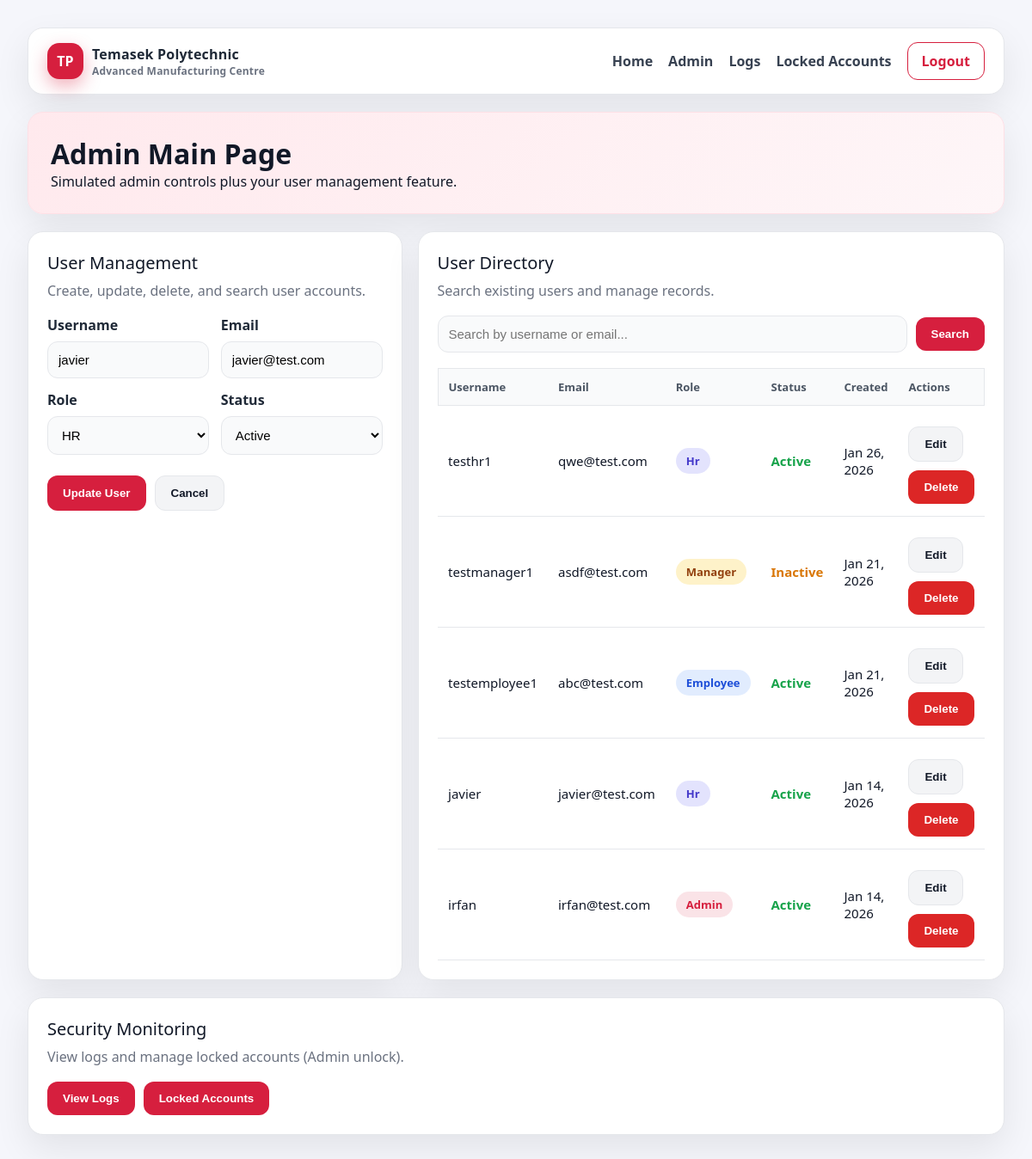
Page /pages/Denzyl/admin_users.php?action=edit&id=2 (signed in) on the committed database.
### tables this page shows
CREATE TABLE `users` (
  `user_id` int(11) NOT NULL,
  `username` varchar(50) NOT NULL,
  `password_hash` varchar(255) NOT NULL,
  `email` varchar(100) NOT NULL,
  `role` enum('admin','manager','employee','hr') NOT NULL DEFAULT 'employee',
  `status` enum('active','inactive','suspended') NOT NULL DEFAULT 'active',
  `created_at` timestamp NOT NULL DEFAULT current_timestamp(),
  `updated_at` timestamp NOT NULL DEFAULT current_timestamp() ON UPDATE current_timestamp()
);

### pages/Denzyl/admin_users.php (the view, shortened to what this page needs)
<?php
$db_host = 'localhost';
$db_user = 'root';
$db_password = '';
$db_name = 'project_database';
$conn = new mysqli($db_host, $db_user, $db_password, $db_name);
$action = isset($_GET['action']) ? $_GET['action'] : '';
$current_user = null;
if ($action === 'edit' && isset($_GET['id'])) {
    $current_user = getUserById($conn, $_GET['id']);
}
$search_query = isset($_GET['search']) ? sanitizeInput($_GET['search']) : '';
$users = searchUsers($conn, $search_query);
function getUserById($conn, $user_id) {
    $sql = 'SELECT * FROM users WHERE user_id = ?';
    $stmt = $conn->prepare($sql);
    $stmt->bind_param('i', $user_id);
    $stmt->execute();
    $result = $stmt->get_result();
    if ($result->num_rows > 0) {
        return $result->fetch_assoc();
    }
    return null;
}
function searchUsers($conn, $query) {
    $users = [];
    if (empty($query)) {
        $sql = 'SELECT user_id, username, email, role, status, created_at, updated_at FROM users ORDER BY created_at DESC';
        $result = $conn->query($sql);
    }
    if ($result && $result->num_rows > 0) {
        while ($row = $result->fetch_assoc()) {
            $users[] = $row;
        }
    }
    return $users;
}
?>
<!DOCTYPE html>
<html lang="en">
<head>
    <link rel="stylesheet" href="admin_users.css">
</head>
<body>
    <div class="shell">
        <div class="topbar">
            <div class="brand">
                <div class="brand-badge">TP</div>
                <div>
                    <div>Temasek Polytechnic</div>
                    <div style="font-size: 12px; color: var(--muted); font-weight: 600;">Advanced Manufacturing Centre</div>
                </div>
            </div>
            <div class="nav-links">
                <a href="#">Home</a>
                <a href="#">Admin</a>
                <a href="#">Logs</a>
                <a href="#">Locked Accounts</a>
                <a class="logout" href="#">Logout</a>
            </div>
        </div>
        <div class="hero">
            <h1>Admin Main Page</h1>
            <p>Simulated admin controls plus your user management feature.</p>
        </div>
        <div class="grid">
            <div class="card">
                <div class="card-title">User Management</div>
                <div class="card-subtitle">Create, update, delete, and search user accounts.</div>
                <form method="POST" style="display: flex; flex-direction: column; gap: 14px;">
                    <div class="form-grid">
                        <div class="form-group">
                            <label for="username">Username</label>
                            <input type="text" id="username" name="username"
                                   value="<?php echo $current_user ? htmlspecialchars($current_user['username']) : ''; ?>"
                                   required>
                        </div>
                        <div class="form-group">
                            <label for="email">Email</label>
                            <input type="email" id="email" name="email"
                                   value="<?php echo $current_user ? htmlspecialchars($current_user['email']) : ''; ?>"
                                   required>
                        </div>
                    </div>
                    <div class="form-grid">
                        <div class="form-group">
                            <label for="role">Role</label>
                            <select id="role" name="role" required>
                                <option value="hr" <?php echo ($current_user && $current_user['role'] === 'hr') ? 'selected' : ''; ?>>HR</option>
                            </select>
                        </div>
                        <div class="form-group">
                            <label for="status">Status</label>
                            <select id="status" name="status" required>
                                <option value="active" <?php echo (!$current_user || $current_user['status'] === 'active') ? 'selected' : ''; ?>>Active</option>
                            </select>
                        </div>
                    </div>
                    <div class="actions-row">
                        <button type="submit" class="btn btn-primary">
                            <?php echo ($action === 'edit' && $current_user) ? 'Update User' : 'Create User'; ?>
                        </button>
                        <?php if ($action === 'edit' && $current_user): ?>
                            <a href="?"><button type="button" class="btn btn-secondary">Cancel</button></a>
                        <?php endif; ?>
                    </div>
                </form>
            </div>
            <div class="card">
                <div class="card-title">User Directory</div>
                <div class="card-subtitle">Search existing users and manage records.</div>
                <form method="GET" class="search-box">
                    <input type="text" name="search" placeholder="Search by username or email..."
                           value="<?php echo htmlspecialchars($search_query); ?>">
                    <button type="submit" class="btn btn-primary">Search</button>
                </form>
                <?php if (count($users) > 0): ?>
                    <table>
                        <thead>
                            <tr>
                                <th>Username</th>
                                <th>Email</th>
                                <th>Role</th>
                                <th>Status</th>
                                <th>Created</th>
                                <th>Actions</th>
                            </tr>
                        </thead>
                        <tbody>
                            <?php foreach ($users as $user): ?>
                                <tr>
                                    <td><?php echo htmlspecialchars($user['username']); ?></td>
                                    <td><?php echo htmlspecialchars($user['email']); ?></td>
                                    <td><span class="badge role-<?php echo $user['role']; ?>"><?php echo ucfirst($user['role']); ?></span></td>
                                    <td><span class="status-<?php echo $user['status']; ?>"><?php echo ucfirst($user['status']); ?></span></td>
                                    <td class="timestamp"><?php echo date('M d, Y', strtotime($user['created_at'])); ?></td>
                                    <td>
                                        <div class="actions-row">
                                            <a href="?action=edit&id=<?php echo $user['user_id']; ?>">
                                                <button type="button" class="btn btn-secondary">Edit</button>
                                            </a>
                                            <a href="?action=delete_confirm&id=<?php echo $user['user_id']; ?>">
                                                <button type="button" class="btn btn-danger">Delete</button>
                                            </a>
                                        </div>
                                    </td>
                                </tr>
                            <?php endforeach; ?>
                        </tbody>
                    </table>
                <?php else: ?>
                    <div class="empty">
                        <?php echo !empty($search_query) ? 'No users found matching your search.' : 'No users yet. Create one to get started!'; ?>
                    </div>
                <?php endif; ?>
            </div>
        </div>
        <div class="card">
            <div class="card-title">Security Monitoring</div>
            <div class="card-subtitle">View logs and manage locked accounts (Admin unlock).</div>
            <div class="actions-row" style="margin-top: 18px;">
                <a href="#"><button type="button" class="btn btn-primary">View Logs</button></a>
                <a href="#"><button type="button" class="btn btn-primary">Locked Accounts</button></a>
            </div>
        </div>
    </div>
</body>
</html>

### pages/Denzyl/admin_users.css (style rules this page uses)
:root { --bg: #f5f6fb; --card: #ffffff; --primary: #d61f3e; --primary-strong: #b91832; --muted: #6b7280; --border: #e5e7eb; --shadow: 0 16px 40px rgba(0, 0, 0, 0.08); --radius: 18px; }
* { margin: 0; padding: 0; box-sizing: border-box; }
body { font-family: 'Segoe UI', Tahoma, Geneva, Verdana, sans-serif; background: var(--bg); color: #111827; min-height: 100vh; padding: 32px; }
a { text-decoration: none; color: inherit; }
.shell { max-width: 1200px; margin: 0 auto; display: flex; flex-direction: column; gap: 20px; }
.topbar { background: var(--card); border: 1px solid var(--border); border-radius: var(--radius); box-shadow: var(--shadow); padding: 16px 22px; display: flex; align-items: center; justify-content: space-between; gap: 16px; }
.brand { display: flex; align-items: center; gap: 10px; font-weight: 700; color: #1f2937; letter-spacing: 0.2px; }
.brand-badge { width: 42px; height: 42px; border-radius: 14px; background: var(--primary); display: grid; place-items: center; color: #fff; font-weight: 800; box-shadow: 0 8px 20px rgba(214, 31, 62, 0.35); }
.nav-links { display: flex; gap: 18px; align-items: center; font-weight: 600; color: #374151; }
.logout { padding: 10px 16px; border-radius: 12px; border: 1px solid var(--primary); color: var(--primary); font-weight: 700; background: #fff; transition: all 0.2s ease; }
.hero { background: linear-gradient(135deg, #ffe9ed, #fef6f8); border: 1px solid #ffe0e6; border-radius: var(--radius); box-shadow: var(--shadow); padding: 26px; }
.grid { display: grid; grid-template-columns: 1.1fr 1fr; gap: 18px; }
.card { background: var(--card); border: 1px solid var(--border); border-radius: var(--radius); box-shadow: var(--shadow); padding: 22px; }
.card-title { font-size: 20px; color: #111827; margin-bottom: 8px; display: flex; gap: 10px; align-items: center; }
.card-subtitle { color: var(--muted); margin-bottom: 18px; }
.form-grid { display: grid; grid-template-columns: 1fr 1fr; gap: 14px; }
.form-group { display: flex; flex-direction: column; gap: 8px; }
label { font-weight: 700; color: #1f2937; }
input[type='text'], input[type='email'], input[type='password'], select { width: 100%; padding: 12px 12px; border-radius: 12px; border: 1px solid var(--border); background: #f9fafb; font-size: 15px; transition: border-color 0.15s ease, background 0.15s ease; }
.actions-row { display: flex; gap: 10px; flex-wrap: wrap; margin-top: 10px; }
.btn { padding: 12px 18px; border: none; border-radius: 12px; font-weight: 700; cursor: pointer; transition: all 0.2s ease; }
.btn-primary { background: var(--primary); color: #fff; }
.btn-secondary { background: #f3f4f6; color: #111827; border: 1px solid var(--border); }
.btn-danger { background: #dc2626; color: #fff; }
.search-box { display: flex; gap: 10px; align-items: center; }
.search-box input { flex: 1; background: #f9fafb; }
table { width: 100%; border-collapse: collapse; margin-top: 18px; }
table thead { background: #f9fafb; border: 1px solid var(--border); }
table th { text-align: left; padding: 12px 12px; font-size: 13px; color: #4b5563; }
table td { padding: 14px 12px; border-bottom: 1px solid var(--border); font-size: 15px; }
.badge { display: inline-flex; padding: 6px 12px; border-radius: 999px; font-weight: 700; font-size: 13px; }
.role-admin { background: rgba(214, 31, 62, 0.12); color: var(--primary); }
.role-manager { background: rgba(252, 211, 77, 0.3); color: #92400e; }
.role-employee { background: rgba(59, 130, 246, 0.15); color: #1d4ed8; }
.role-hr { background: rgba(99, 102, 241, 0.18); color: #4338ca; }
.status-active { color: #16a34a; font-weight: 700; }
.status-inactive { color: #d97706; font-weight: 700; }

### rows in the picture
users: username "javier", email "javier@test.com", role "HR", status "Active", role "Hr", created_at "Jan 14, 2026"
users: username "testhr1", email "qwe@test.com", role "Hr", status "Active", created_at "Jan 26, 2026"
users: username "testmanager1", email "asdf@test.com", role "Manager", status "Inactive", created_at "Jan 21, 2026"
users: username "testemployee1", email "abc@test.com", role "Employee", status "Active", created_at "Jan 21, 2026"
users: username "irfan", email "irfan@test.com", role "Admin", status "Active", created_at "Jan 14, 2026"
